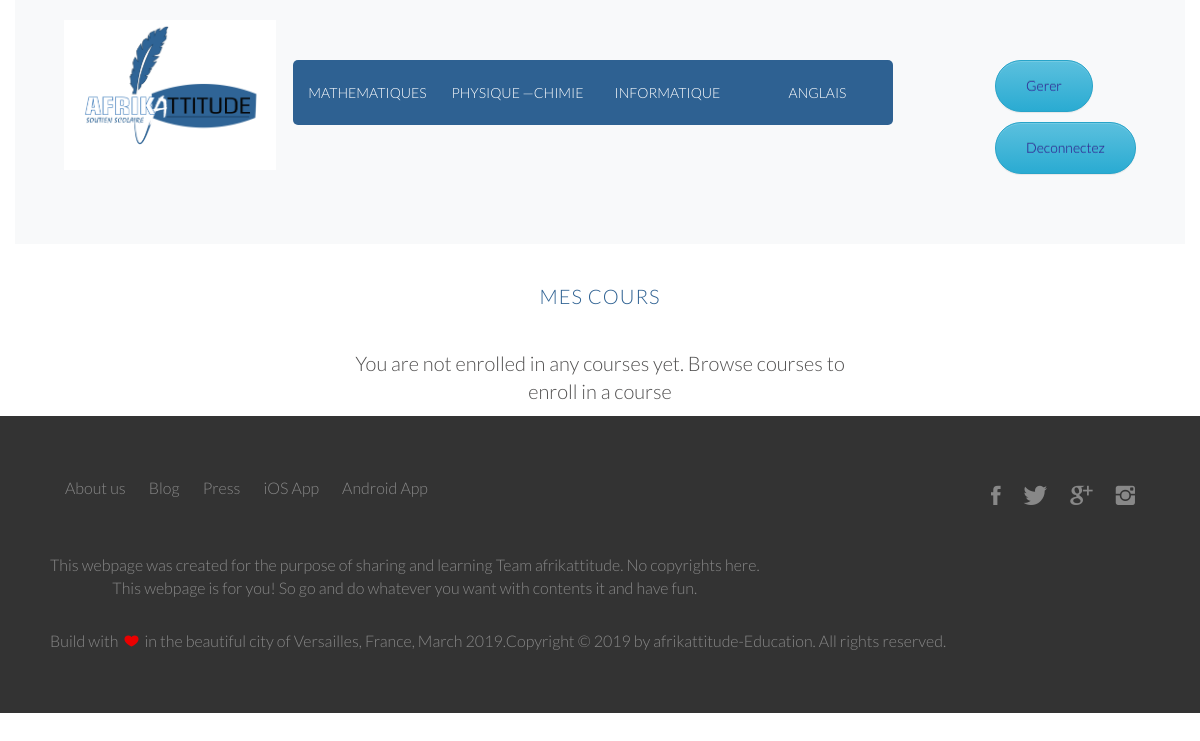
/students/courses/ (signed in), run on an earlier commit of the app's database.
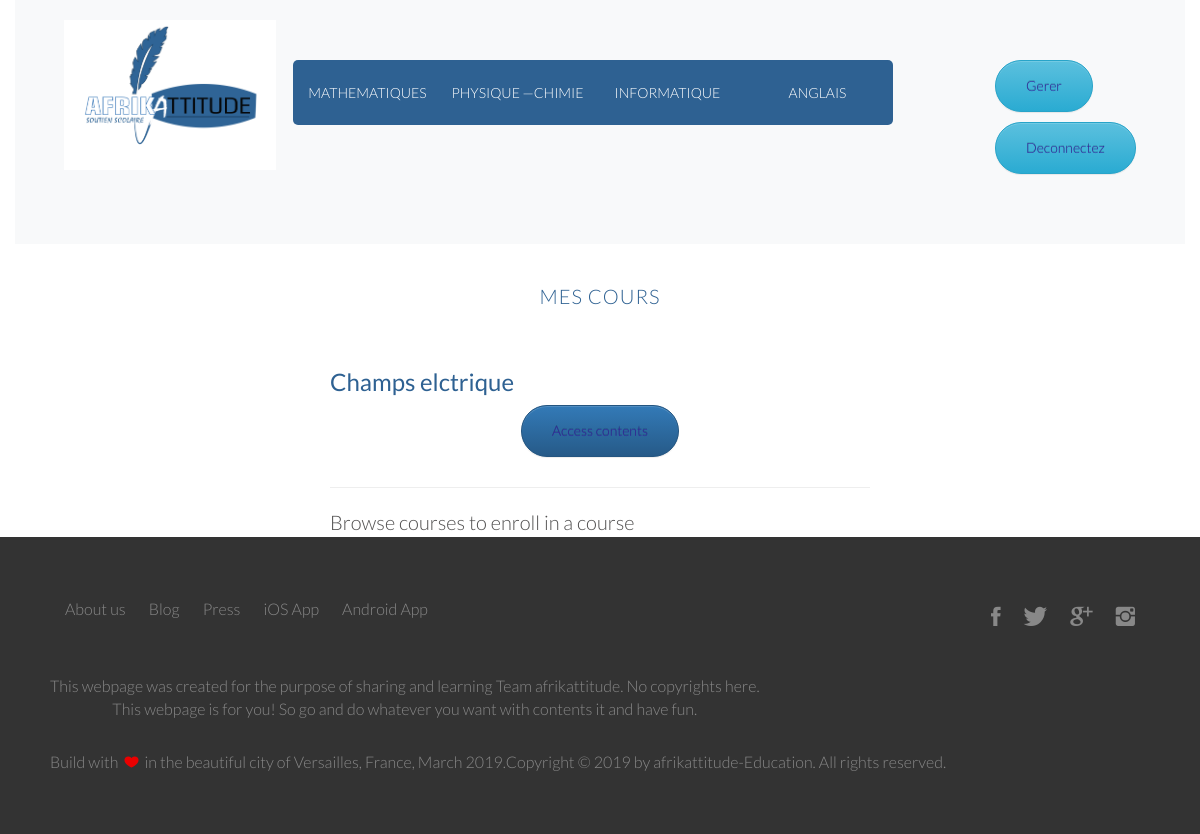
And on a later commit of the database.
### courses/models.py (models this page shows, shortened)
class Course(models.Model):
    owner           = models.ForeignKey(User, on_delete=models.CASCADE, default=1)
    subject         = models.ForeignKey(Subject, related_name='courses', on_delete=models.CASCADE)
    title           = models.CharField(max_length=50)
    image           = models.ImageField(upload_to=upload_image_path, blank=True)
    description     = models.CharField(max_length=500)
    pub_date        = models.DateTimeField(auto_now=True)
    slug            = models.SlugField(max_length=200, unique=True)
    overview        = models.TextField(null=True, blank=True)
    created         = models.DateTimeField(auto_now_add=True)
    students        = models.ManyToManyField(User, related_name='course_joined', blank=True)
    class Meta:
        ordering = ['-created']

### students/views.py (the view)
# urls.py: path('courses/', StudentCourseListView.as_view(), name='student_course_list'),
class StudentCourseListView(LoginRequiredMixin, ListView):
    model = Course
    template_name = 'students/course/list.html'
    def get_queryset(self):
        qs = super(StudentCourseListView, self).get_queryset()
        return qs.filter(students__in=[self.request.user])

### students/templates/students/course/list.html (shortened to what this page needs)
{% extends "afrik_app/base.html" %}
{% block content %}
<div class="row ">
  <div class="col text-center">
    <h1>Mes Cours</h1>
  </div>
</div>
<div class="row">
 <div class="col-6 mx-auto">
   {% for course in object_list %}
    <div class="text-center">
      <h3>{{course.title}}</h3>
      <p><a href="{% url "student:student_course_detail" course.id %}" class="btn btn-primary"> Access contents </a></p>
    </div>
    <hr>
    <a href="{% url "course:course_list"%}"> Browse courses </a>
    to enroll in a course
   {% empty %}
   <div class="text-center">
     <p>
       You are not enrolled in any courses yet.
       <a href="{% url "course:course_list"%}"> Browse courses </a>
       to enroll in a course
     </p>
   </div>
   {% endfor %}
 </div>
 </div>
{% endblock %}

What changed in the data, as far as the page shows it:
added Course: title "Champs elctrique"
Also different on the page:
text no longer shown: "You are not enrolled in any courses yet. Browse courses to enroll in a course"
